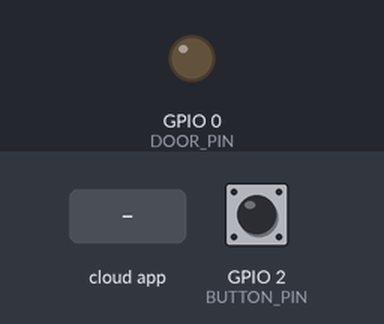
Bench run of a sketch on a simulated ESP8266 (NodeMCU). On the bench: output pins drawn as LEDs (lit = HIGH). Inputs (shaded band) come from the test bench; at power-on: GPIO 2 (BUTTON_PIN) HIGH. WiFi joins after 1.5 s; servers stay silent unless stated; the Firebase database answers and starts empty; what the sketch prints to the serial monitor is not drawn.

Above: at 2.7 s.
2.8 s: GPIO 2 (BUTTON_PIN) pulled LOW for 0.15 s
At 4.0 s:
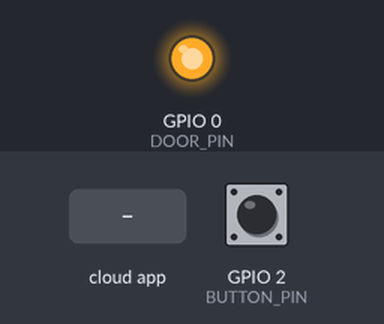
4.4 s: the phone or cloud app sets stat to 0
At 5.6 s:
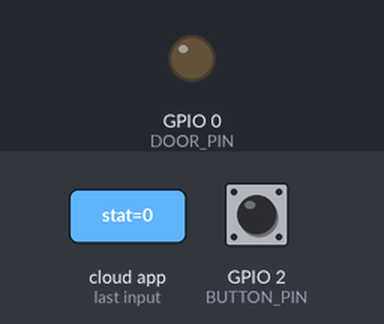
6.1 s: the phone or cloud app sets stat to 1
At 8.0 s:
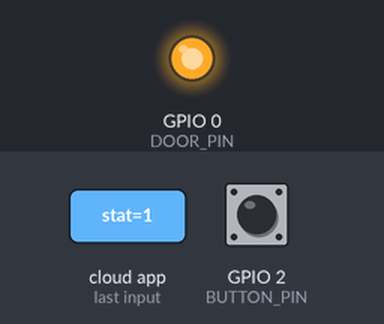
9.1 s: GPIO 2 (BUTTON_PIN) pulled LOW for 1 s
At 10.2 s:
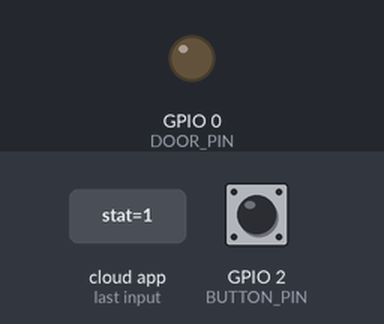
11.6 s: GPIO 2 (BUTTON_PIN) pulled LOW for 3.2 s
At 12.1 s:
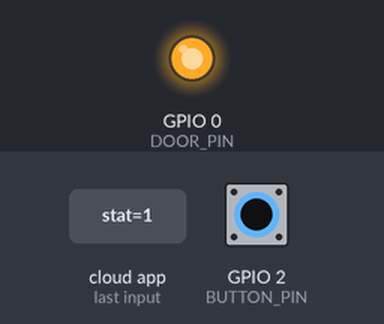
Timing chart, 0 to 14.6 s (numbered marks = the images above; inputs shaded):
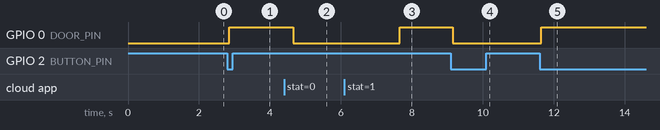

The sketch:

Smart_Lock.ino
```cpp
#include "ESP8266WiFi.h"
#include <Firebase_ESP_Client.h>

#include "addons/TokenHelper.h"
#include "addons/RTDBHelper.h"

#define DOOR_PIN 0        // GPIO0 for LED
#define BUTTON_PIN 2     // GPIO2 for Button

#define WIFI_SSID ""
#define WIFI_PASSWORD ""

#define API_KEY ""
#define DATABASE_URL ""

FirebaseData fbdo;
FirebaseAuth auth;
FirebaseConfig config;

bool ledState = false;
bool lastButtonReading = HIGH;
bool currentButtonState = HIGH;
unsigned long lastDebounceTime = 0;
const unsigned long debounceDelay = 50;
unsigned long sendDataPrevMillis = 0;
bool signupOK = false;

void setup() {
  Serial.begin(115200);
  pinMode(DOOR_PIN, OUTPUT);
  pinMode(BUTTON_PIN, INPUT_PULLUP);  // GPIO0 needs pull-up

  WiFi.begin(WIFI_SSID, WIFI_PASSWORD);
  Serial.print("Connecting to Wi-Fi");
  while (WiFi.status() != WL_CONNECTED) {
    Serial.print(".");
    delay(300);
  }
  Serial.println();
  Serial.print("Connected with IP: ");
  Serial.println(WiFi.localIP());

  config.api_key = API_KEY;
  config.database_url = DATABASE_URL;

  if (Firebase.signUp(&config, &auth, "", "")) {
    Serial.println("Firebase signup OK");
    signupOK = true;
  } else {
    Serial.printf("Firebase signup failed: %s\n", config.signer.signupError.message.c_str());
  }

  config.token_status_callback = tokenStatusCallback;
  Firebase.begin(&config, &auth);
  Firebase.reconnectWiFi(true);
}

void loop() {
  bool reading = digitalRead(BUTTON_PIN);

  if (reading != lastButtonReading) {
    lastDebounceTime = millis();
  }

  if ((millis() - lastDebounceTime) > debounceDelay) {
    if (currentButtonState == HIGH && reading == LOW) {
      ledState = !ledState;
      digitalWrite(DOOR_PIN, ledState ? HIGH : LOW);
      Serial.print("Button Pressed - DOOR: ");
      Serial.println(ledState ? "CLOSED" : "OPEN");

      if (Firebase.ready() && signupOK) {
        String valueToSend = ledState ? "1" : "0";
        if (Firebase.RTDB.setString(&fbdo, "/Door/stat", valueToSend)) {
          Serial.println("Firebase updated.");
        } else {
          Serial.print("Firebase setString failed: ");
          Serial.println(fbdo.errorReason());
        }
      }
    }
    currentButtonState = reading;
  }

  lastButtonReading = reading;

  // Firebase polling
  if (millis() - sendDataPrevMillis > 3000 || sendDataPrevMillis == 0) {
    sendDataPrevMillis = millis();

    if (Firebase.ready() && signupOK) {
      if (Firebase.RTDB.getString(&fbdo, "/Door/stat")) {
        String cloudValue = fbdo.stringData();
        bool newLedState = (cloudValue == "1");
        if (newLedState != ledState) {
          ledState = newLedState;
          digitalWrite(DOOR_PIN, ledState ? HIGH : LOW);
          Serial.print("Updated from Firebase - DOOR: ");
          Serial.println(ledState ? "CLOSED" : "OPEN");
        }
      } else {
        Serial.print("Firebase getString failed: ");
        Serial.println(fbdo.errorReason());
      }
    }
  }
}
```

Measured:
- after the input at 2.8 s, GPIO 0 (DOOR_PIN): LOW → HIGH after 0.05 s
- after the input at 4.4 s, GPIO 0 (DOOR_PIN): HIGH → LOW after 0.26 s
- after the input at 6.1 s, GPIO 0 (DOOR_PIN): LOW → HIGH after 1.6 s
- after the input at 9.1 s, GPIO 0 (DOOR_PIN): HIGH → LOW after 0.05 s
- after the input at 11.6 s, GPIO 0 (DOOR_PIN): LOW → HIGH after 0.05 s
